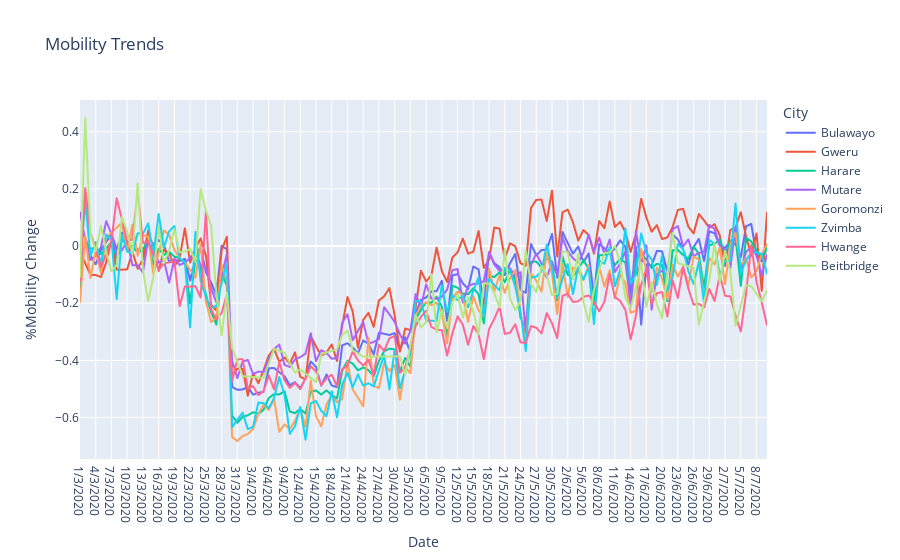

The code cell stored with this chart in its notebook:
### Code cell
import plotly.express as px

import pandas as pd


fig = px.line(zimmobdf4, x='Date', y='%Mobility Change', color = 'City', range_x=['2020-02-15','2020-05-29'], title='Mobility Trends',)

fig.show()

### Figure 1 — Plotly figure (JSON) as saved in the notebook; plotly's stock layout.template omitted (floating-point values rounded to 4 significant figures; data arrays with more than 128 entries replaced by an {"elided": "..."} marker saying what was removed)
{"data": [{"hovertemplate": "City=Bulawayo<br>Date=%{x}<br>%Mobility Change=%{y}<extra></extra>", "legendgroup": "Bulawayo", "line": {"color": "#636efa", "dash": "solid"}, "mode": "lines", "name": "Bulawayo", "showlegend": true, "type": "scattergl", "x": {"elided": "132 str values"}, "xaxis": "x", "y": {"elided": "132 float values"}, "yaxis": "y"}, {"hovertemplate": "City=Gweru<br>Date=%{x}<br>%Mobility Change=%{y}<extra></extra>", "legendgroup": "Gweru", "line": {"color": "#EF553B", "dash": "solid"}, "mode": "lines", "name": "Gweru", "showlegend": true, "type": "scattergl", "x": {"elided": "132 str values"}, "xaxis": "x", "y": {"elided": "132 float values"}, "yaxis": "y"}, {"hovertemplate": "City=Harare<br>Date=%{x}<br>%Mobility Change=%{y}<extra></extra>", "legendgroup": "Harare", "line": {"color": "#00cc96", "dash": "solid"}, "mode": "lines", "name": "Harare", "showlegend": true, "type": "scattergl", "x": {"elided": "132 str values"}, "xaxis": "x", "y": {"elided": "132 float values"}, "yaxis": "y"}, {"hovertemplate": "City=Mutare<br>Date=%{x}<br>%Mobility Change=%{y}<extra></extra>", "legendgroup": "Mutare", "line": {"color": "#ab63fa", "dash": "solid"}, "mode": "lines", "name": "Mutare", "showlegend": true, "type": "scattergl", "x": {"elided": "132 str values"}, "xaxis": "x", "y": {"elided": "132 float values"}, "yaxis": "y"}, {"hovertemplate": "City=Goromonzi<br>Date=%{x}<br>%Mobility Change=%{y}<extra></extra>", "legendgroup": "Goromonzi", "line": {"color": "#FFA15A", "dash": "solid"}, "mode": "lines", "name": "Goromonzi", "showlegend": true, "type": "scattergl", "x": {"elided": "129 str values"}, "xaxis": "x", "y": {"elided": "129 float values"}, "yaxis": "y"}, {"hovertemplate": "City=Zvimba<br>Date=%{x}<br>%Mobility Change=%{y}<extra></extra>", "legendgroup": "Zvimba", "line": {"color": "#19d3f3", "dash": "solid"}, "mode": "lines", "name": "Zvimba", "showlegend": true, "type": "scattergl", "x": {"elided": "132 str values"}, "xaxis": "x", "y": {"elided": "132 float values"}, "yaxis": "y"}, {"hovertemplate": "City=Hwange<br>Date=%{x}<br>%Mobility Change=%{y}<extra></extra>", "legendgroup": "Hwange", "line": {"color": "#FF6692", "dash": "solid"}, "mode": "lines", "name": "Hwange", "showlegend": true, "type": "scattergl", "x": {"elided": "132 str values"}, "xaxis": "x", "y": {"elided": "132 float values"}, "yaxis": "y"}, {"hovertemplate": "City=Beitbridge<br>Date=%{x}<br>%Mobility Change=%{y}<extra></extra>", "legendgroup": "Beitbridge", "line": {"color": "#B6E880", "dash": "solid"}, "mode": "lines", "name": "Beitbridge", "showlegend": true, "type": "scattergl", "x": ["1/3/2020", "2/3/2020", "3/3/2020", "4/3/2020", "5/3/2020", "6/3/2020", "7/3/2020", "8/3/2020", "9/3/2020", "10/3/2020", "11/3/2020", "12/3/2020", "13/3/2020", "14/3/2020", "15/3/2020", "16/3/2020", "17/3/2020", "18/3/2020", "19/3/2020", "20/3/2020", "21/3/2020", "22/3/2020", "23/3/2020", "24/3/2020", "25/3/2020", "26/3/2020", "27/3/2020", "28/3/2020", "29/3/2020", "30/3/2020", "1/4/2020", "5/4/2020", "7/4/2020", "9/4/2020", "11/4/2020", "12/4/2020", "15/4/2020", "16/4/2020", "19/4/2020", "20/4/2020", "21/4/2020", "22/4/2020", "24/4/2020", "1/5/2020", "2/5/2020", "4/5/2020", "5/5/2020", "6/5/2020", "7/5/2020", "8/5/2020", "9/5/2020", "10/5/2020", "11/5/2020", "12/5/2020", "13/5/2020", "14/5/2020", "15/5/2020", "16/5/2020", "17/5/2020", "18/5/2020", "19/5/2020", "20/5/2020", "21/5/2020", "22/5/2020", "23/5/2020", "24/5/2020", "25/5/2020", "26/5/2020", "27/5/2020", "28/5/2020", "29/5/2020", "30/5/2020", "31/5/2020", "1/6/2020", "2/6/2020", "3/6/2020", "4/6/2020", "5/6/2020", "6/6/2020", "7/6/2020", "8/6/2020", "9/6/2020", "10/6/2020", "11/6/2020", "12/6/2020", "13/6/2020", "14/6/2020", "15/6/2020", "16/6/2020", "17/6/2020", "18/6/2020", "19/6/2020", "20/6/2020", "21/6/2020", "22/6/2020", "23/6/2020", "26/6/2020", "27/6/2020", "28/6/2020", "29/6/2020", "30/6/2020", "1/7/2020", "2/7/2020", "3/7/2020", "4/7/2020", "6/7/2020", "7/7/2020", "9/7/2020", "10/7/2020"], "xaxis": "x", "y": [-0.1071, 0.4482, 0.04002, -0.01732, 0.07125, -0.02029, -0.08773, -0.06572, 0.1013, 0.05025, -0.02995, 0.22, -0.08422, -0.1926, -0.1071, 0.06938, -0.06001, -0.01485, 0.05949, -0.02152, -0.01878, -0.01002, -0.05566, 0.199, 0.1239, 0.07242, -0.168, -0.3121, -0.1634, -0.356, -0.4551, -0.4612, -0.3598, -0.3735, -0.4431, -0.4312, -0.4758, -0.377, -0.3614, -0.3109, -0.2956, -0.3648, -0.3868, -0.386, -0.45, -0.2406, -0.2842, -0.2661, -0.09855, -0.3021, -0.2243, -0.2868, -0.1962, -0.1695, -0.2501, -0.1793, -0.2281, -0.3093, -0.1297, -0.1318, -0.1647, -0.2151, -0.01006, -0.1839, -0.2238, -0.1911, -0.01618, -0.1333, -0.1603, -0.06971, -0.09976, -0.1716, -0.1655, -0.01816, -0.02159, -0.1156, -0.02786, -0.1952, -0.2657, -0.1543, -0.08256, -0.02396, -0.02233, 0.00065, -0.05717, -0.1807, -0.2173, -0.1445, -0.05827, -0.2131, -0.1275, -0.2045, -0.2524, -0.09594, 0.04559, -0.05973, -0.07615, -0.2743, -0.1963, -0.1204, 0.00947, -0.1278, -0.01706, -0.08742, -0.279, -0.1374, -0.1397, -0.1935, -0.1556], "yaxis": "y"}], "layout": {"legend": {"title": {"text": "City"}, "tracegroupgap": 0}, "title": {"text": "Mobility Trends"}, "xaxis": {"anchor": "y", "domain": [0, 1], "range": ["2020-02-15", "2020-05-29"], "title": {"text": "Date"}}, "yaxis": {"anchor": "x", "domain": [0, 1], "title": {"text": "%Mobility Change"}}}}
